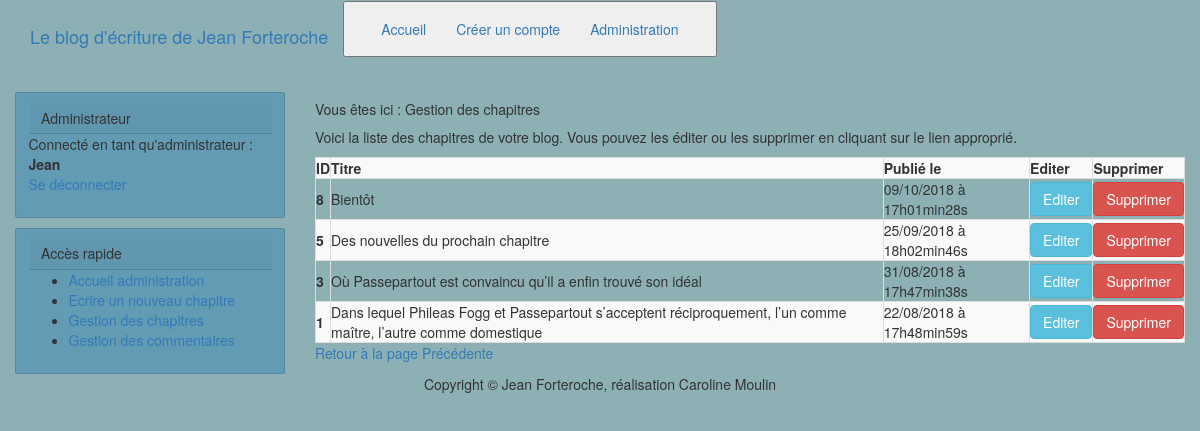
Screenshot of /index.php?action=managePosts (signed in) with the database file from the repository.
### tables this page shows
CREATE TABLE IF NOT EXISTS `posts` (
  `id` int(11) NOT NULL AUTO_INCREMENT,
  `title` varchar(255) NOT NULL,
  `content` text NOT NULL,
  `creation_date` datetime NOT NULL,
  PRIMARY KEY (`id`)
);

### controller/backend.php (called while the page is built, shortened)
<?php
require_once('model/PostManager.php');
function listPostsBack ()
{
    $PostManager = new PostManager();
    $posts = $PostManager->getPosts();
    require('view/backend/managePostsView.php');
}

### model/PostManager.php (called while the page is built, shortened)
<?php
class PostManager extends Manager
{
    public function getPosts()
    {
        $db = $this->dbConnect();
        $posts = $db->query('SELECT id, title, content, LEFT(content, 250) AS post_summary, DATE_FORMAT(creation_date, \'%d/%m/%Y à %Hh%imin%ss\') AS creation_date_fr FROM posts ORDER BY creation_date DESC LIMIT 0, 5');
        return $posts;
    }
}

### view/backend/managePostsView.php (the view, shortened to what this page needs)
    <p>Voici la liste des chapitres de votre blog. Vous pouvez les éditer ou les supprimer en cliquant sur le lien approprié.</p>
    <table class="table-bordered table-striped table-responsive">
        <tr>
            <th scope="col">ID</th>
            <th scope="col">Titre</th>
            <th scope="col">Publié le</th>
            <th scope="col">Editer</th>
            <th scope="col">Supprimer</th>
        </tr>
        <tr>
            <?php
            while ($data = $posts->fetch()) {
            ?>
            <th scope="row"><?php echo nl2br(htmlspecialchars($data['id'])); ?></th>
            <td><?php echo htmlspecialchars($data['title']); ?></td>
            <td><?php echo htmlspecialchars($data['creation_date_fr']); ?></td>
            <td><a href="index.php?action=editPostView&amp;id=<?php echo $data['id']; ?>"><button type="button" class="btn btn-info">Editer</button></a></td>
            <td><a href="index.php?action=deletePost&amp;id=<?php echo $data['id']; ?>" onclick="return confirm('Etes vous sur de vouloir supprimer ce chapitre ?')"><button type="button" class="btn btn-danger">Supprimer</button></a></td>
        </tr>
        <?php
        }
        ?>
    </table>
<?php $content = ob_get_clean();
require('view/backend/template.php'); ?>

### rows the page displays
posts: id "8", title "Bientôt", creation_date_fr "09/10/2018 à 17h01min28s"
posts: id "5", title "Des nouvelles du prochain chapitre", creation_date_fr "25/09/2018 à 18h02min46s"
posts: id "3", title "Où Passepartout est convaincu qu’il a enfin trouvé son idéal", creation_date_fr "31/08/2018 à 17h47min38s"
posts: id "1", title "Dans lequel Phileas Fogg et Passepartout s’acceptent réciproquement, l’un comme maître, l’autre comme domestique", creation_date_fr "22/08/2018 à 17h48min59s"

### other values shown
$_SESSION['pseudo'] "Jean"
$title "Gestion des chapitres"
